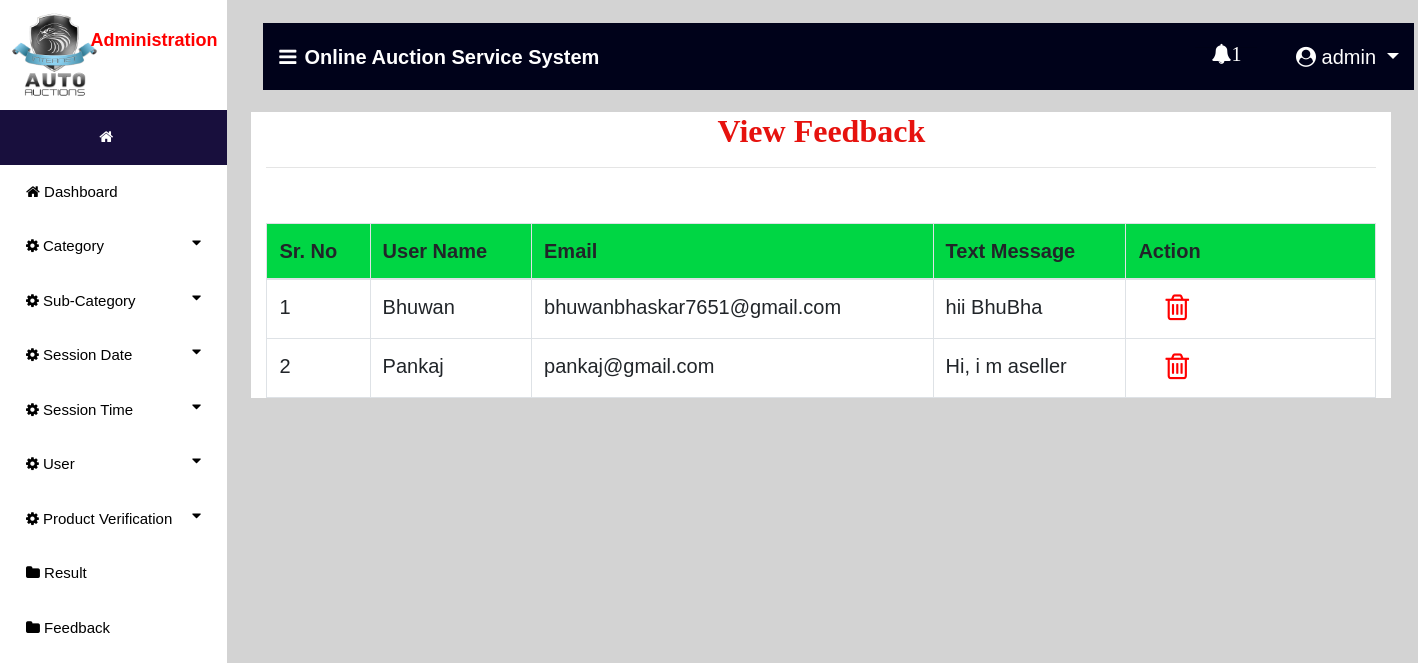
The page /view_feedback (signed in) on the database its author committed.
### auction/models.py (models this page shows, shortened)
class Send_Feedback(models.Model):
    profile = models.ForeignKey(User, on_delete=models.CASCADE, null=True)
    message1 = models.TextField(null=True)
    date = models.CharField(max_length=30, null=True)

### auction/views.py (the view)
# urls.py: path('view_feedback', view_feedback, name='view_feedback'),
def view_feedback(request):
    if not request.user.is_staff:
        return redirect('login_user')
    new2 = new()
    count = 0
    if new2:
        count += 1
    user1 = User.objects.get(id=request.user.id)
    pro = ""
    try:
        pro = Bidder.objects.get(user=user1)
        if pro:
            error = "pat"
    except:
        pro = Auction_User.objects.get(user=user1)
    cat = Send_Feedback.objects.all()
    d = {'error':error,'pro':pro,'data':pro,'cat':cat,'count':count,'new2':new2}
    return render(request,'view_feedback.html',d)

### auction/views.py (called while the page is built)
def new():
    status = Status.objects.get(status="pending")
    new_pro = Product.objects.filter(status=status)
    return new_pro

### auction/templates/view_feedback.html (shortened to what this page needs)
{% extends 'navigation3.html' %}
{% block body1 %}
 <div class="container" style="background:white">
<center><h2 style = "font-family : 'Monotype Corsiva' ; color : #E6120E ; font-weight : bold;margin-top:2%">View Feedback</h2></center><hr>
<table class="table table-bordered" id="myTable">
  <thead>
  <tr>
    <th>Sr. No</th>
    <th>User Name</th>
    <th>Email</th>
    <th>Text Message</th>
    <th style="width:250px">Action</th>
  </tr>
  </thead>
   <tbody>
{% for i in cat %}
  <tr>
      <td>{{forloop.counter}}</td>
    <td>{{i.profile.username}}</td>
    <td>{{i.profile.email}}</td>
    <td>{{i.message1}}</td>
      <td>
          <a href="{% url 'delete_feedback' i.id %}">  <i style="font-size:30px;color:red;margin-left:12%" class="fa fa-trash-o" onclick="return confirm('Are you sure?')"></i></a></td>
  </tr>
   {% endfor %}
    </tbody>
</table>
 </div>
{% endblock %}

### auction/templates/navigation3.html (shortened to what this page needs)
{% extends 'navigation2.html' %}
{% block body %}
<nav class="navbar navbar-expand-lg navbar-light" style="margin-left:2%;margin-top:2%;width:99%;background-color:#00021a">
  <a class="navbar-brand" href="#" style="color:white;font-weight:bold"><i class="fa fa-bars" style="margin-right:8px"></i>Online Auction Service System</a>
  {% if request.user.is_staff %}
     <div class="collapse navbar-collapse nav justify-content-end" id="navbarNavDropdown">
      <li class="nav-item dropdown" style="margin-right:3%;color:white;margin-left:600px">
        <a class="nav-link dropdown" style="margin-left:5%;color:white" href="#" id="navbarDropdown" role="button" data-toggle="dropdown" aria-haspopup="true">
          <i class="fa fa-bell" style="top:0;padding-bottom:10px">{{count}}</i>
        </a>
        <hr>
      </li>
  </div>
     {% endif %}
  <div class="collapse navbar-collapse nav justify-content-end" id="navbarNavDropdown">
      <li class="nav-item dropdown" style="margin-right:3%;color:white">
        <a class="nav-link dropdown-toggle" style="color:white;margin-left:5%" href="#" id="navbarDropdown" role="button" data-toggle="dropdown" aria-haspopup="true" aria-expanded="false">
          <i class="fa fa-user-circle"></i> {{request.user.username}}
        </a>
      </li>
  </div>
 </nav>
{% block body1 %}
{% endblock %}
{% endblock %}

### auction/templates/navigation2.html (style rules this page uses)
thead { background:#00d644; }
body { font-family: "Lato", sans-serif; }
body { margin:0;font-family:Arial }
.dropdown { float:right; }

### rows shown on the page
Send_Feedback: profile.username "Bhuwan", profile.email "bhuwanbhaskar7651@gmail.com", message1 "hii BhuBha"
Send_Feedback: profile.username "Pankaj", profile.email "pankaj@gmail.com", message1 "Hi, i m aseller"

### other values the page prints
{{ count }} "1"
{{ request.user.username }} "admin"
